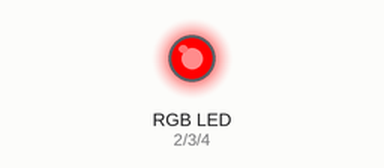
Recording of a sketch running on a simulated Arduino Uno, built with avr-gcc and run on an emulated ATmega328P. On the bench: an RGB LED mixed from three pins (HIGH = lit).

Above: at 0.5 s.
At 1.5 s:
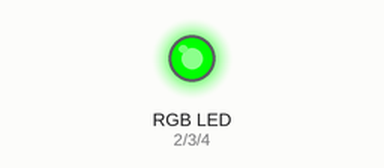
At 2.5 s:
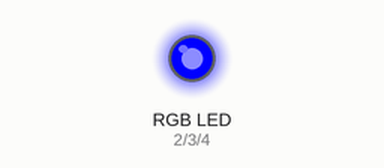
At 3.5 s:
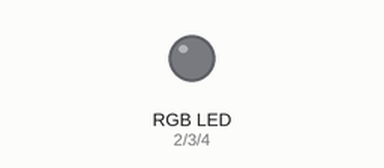
Timing chart, 0 to 5.2 s (numbered marks = the images above):
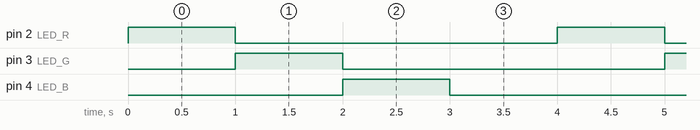

Measured:
- by itself, pin 2 (LED_R), pin 3 (LED_G), pin 4 (LED_B): alternates HIGH for 1.0 s and LOW for 3.0 s
- by itself, everything shown: repeats every 4.0 s, in 4 steps

The sketch:

rgb_led.ino
```cpp
// Arduino digital pins that control red, green and blue colors
const int LED_R = 2;
const int LED_G = 3;
const int LED_B = 4;

void setup() {
  // Configure pins connected to LED R, G and B as output
  pinMode(LED_R, OUTPUT);
  pinMode(LED_G, OUTPUT);
  pinMode(LED_B, OUTPUT);
}

void loop() {
  digitalWrite(LED_R, HIGH); //Red ON
  delay(1000);
  digitalWrite(LED_R, LOW); //Red OFF
  digitalWrite(LED_G, HIGH); //Green ON
  delay(1000);
  digitalWrite(LED_G, LOW); //Green OFF
  digitalWrite(LED_B, HIGH);  //Blue ON
  delay(1000);
  digitalWrite(LED_B, LOW); //Blue OFF
  delay(1000);
}
```
